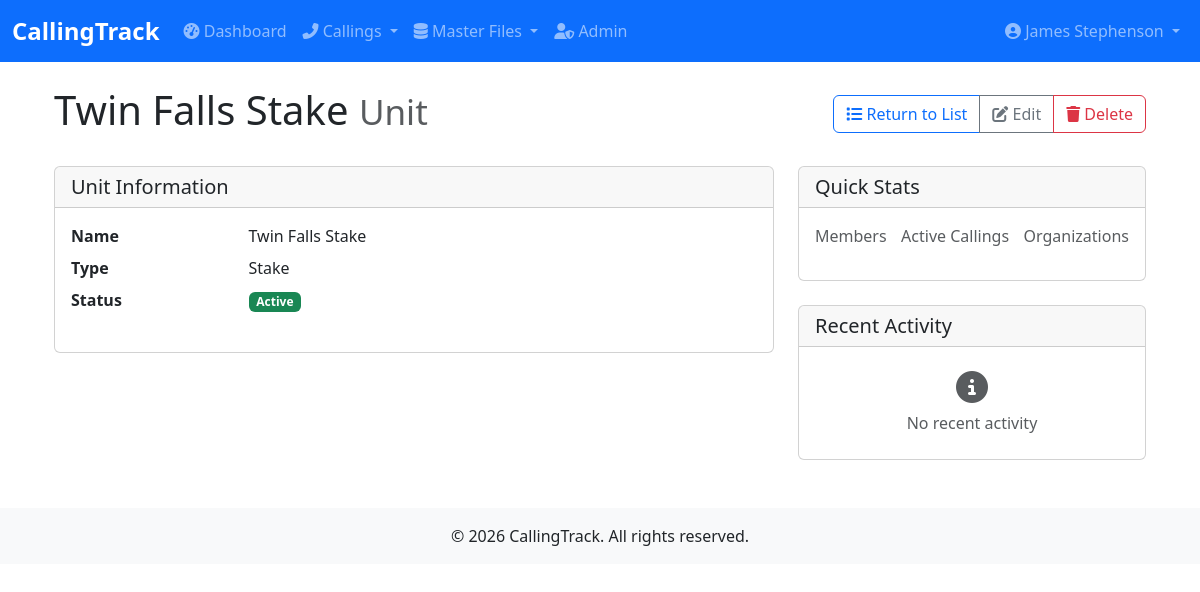
/callings/units/2/ (signed in), run on the app's committed database.
### accounts/models.py (models this page shows, shortened)
class User(AbstractUser):
    email = models.EmailField(_('email address'), unique=True)
    phone = models.CharField(_('phone number'), max_length=20, blank=True)
    class Meta:
        verbose_name = _('user')
        verbose_name_plural = _('users')

### callings/models.py (models this page shows, shortened)
class Unit(models.Model):
    UNIT_TYPES = [
        ('WARD', 'Ward'),
        ('BRANCH', 'Branch'),
        ('STAKE', 'Stake'),
    ]
    name = models.CharField(max_length=100)
    unit_type = models.CharField(max_length=10, choices=UNIT_TYPES)
    parent_unit = models.ForeignKey('self', on_delete=models.SET_NULL, null=True, blank=True, related_name='child_units')
    meeting_time = models.TimeField(null=True, blank=True, help_text="Regular meeting time for this unit")
    location = models.CharField(max_length=200, blank=True, help_text="Physical location of the unit")
    is_active = models.BooleanField(default=True, help_text="Whether this unit is currently active")
    sort_order = models.PositiveSmallIntegerField(
        default=0,
        help_text="Order in which units should be displayed (lower numbers first)"
    )
    created_at = models.DateTimeField(auto_now_add=True)
    updated_at = models.DateTimeField(auto_now=True)
    class Meta:
        ordering = ['sort_order', 'name']

### callings/views.py (the view)
# urls.py: path('units/<int:pk>/', views.UnitDetailView.as_view(), name='unit-detail'),
class UnitDetailView(LoginRequiredMixin, TitleMixin, DetailView):
    model = Unit
    template_name = 'callings/unit/unit_detail.html'
    context_object_name = 'unit'
    def get_title(self):
        return f"Unit: {self.get_object().name}"

### callings/views.py (called while the page is built)
    def get_context_data(self, **kwargs):
        context = super().get_context_data(**kwargs)
        context['title'] = self.get_title()
        return context

### callings/templates/callings/unit/unit_detail.html (shortened to what this page needs)
{% extends 'callings/base.html' %}
{% block content %}
<div class="container">
    <div class="d-flex justify-content-between align-items-center mb-4">
        <h1>{{ object.name }} <small class="text-muted">Unit</small></h1>
        <div class="btn-group" role="group">
            <a href="{% url 'callings:unit-list' %}" class="btn btn-outline-primary">
                <i class="fas fa-list"></i> Return to List
            </a>
            <a href="{% url 'callings:unit-update' object.pk %}" class="btn btn-outline-secondary">
                <i class="fas fa-edit"></i> Edit
            </a>
            <a href="{% url 'callings:unit-delete' object.pk %}" class="btn btn-outline-danger">
                <i class="fas fa-trash"></i> Delete
            </a>
        </div>
    </div>
    <div class="row">
        <div class="col-md-8">
            <div class="card mb-4">
                <div class="card-header">
                    <h5 class="mb-0">Unit Information</h5>
                </div>
                <div class="card-body">
                    <dl class="row">
                        <dt class="col-sm-3">Name</dt>
                        <dd class="col-sm-9">{{ object.name }}</dd>
                        <dt class="col-sm-3">Type</dt>
                        <dd class="col-sm-9">{{ object.get_unit_type_display }}</dd>
                        <dt class="col-sm-3">Status</dt>
                        <dd class="col-sm-9">
                            <span class="badge bg-{% if object.is_active %}success{% else %}secondary{% endif %}">
                                {% if object.is_active %}Active{% else %}Inactive{% endif %}
                            </span>
                        </dd>
                    </dl>
                </div>
            </div>
        </div>
        <div class="col-md-4">
            <div class="card mb-4">
                <div class="card-header">
                    <h5 class="mb-0">Quick Stats</h5>
                </div>
                <div class="card-body">
                    <div class="d-flex justify-content-between mb-3">
                        <div class="text-center">
                            <div class="text-muted">Members</div>
                        </div>
                        <div class="text-center">
                            <div class="text-muted">Active Callings</div>
                        </div>
                        <div class="text-center">
                            <div class="text-muted">Organizations</div>
                        </div>
                    </div>
                </div>
            </div>
            <div class="card">
                <div class="card-header">
                    <h5 class="mb-0">Recent Activity</h5>
                </div>
                <div class="card-body p-0">
                    {% if recent_activity %}
                    <div class="list-group list-group-flush">
                        {% for activity in recent_activity %}
                        <div class="list-group-item
                            {% if 'created' in activity.description %}bg-light{% endif %}
                            {% if 'updated' in activity.description %}bg-light{% endif %}">
                            <div class="d-flex w-100 justify-content-between">
                                <small class="mb-1">{{ activity.description }}</small>
                                <small class="text-muted">{{ activity.timestamp|timesince }} ago</small>
                            </div>
                        </div>
                        {% endfor %}
                    </div>
                    {% else %}
                    <div class="text-center p-4 text-muted">
                        <i class="fas fa-info-circle fa-2x mb-2"></i>
                        <p class="mb-0">No recent activity</p>
                    </div>
                    {% endif %}
                </div>
            </div>
        </div>
    </div>
</div>
{% endblock %}

### callings/templates/callings/base.html (shortened to what this page needs)
<!DOCTYPE html>
{% load static %}
<html lang="en">
<head>
    <link href="https://cdn.jsdelivr.net/npm/bootstrap@5.3.0/dist/css/bootstrap.min.css" rel="stylesheet">
    <link rel="stylesheet" href="https://cdnjs.cloudflare.com/ajax/libs/font-awesome/6.4.0/css/all.min.css">
    <link rel="stylesheet" href="{% static 'css/styles.css' %}">
</head>
<body>
    <nav class="navbar navbar-expand-lg navbar-dark bg-primary">
        <div class="container-fluid">
            <a class="navbar-brand" href="{% url 'dashboard' %}">CallingTrack</a>
            <div class="collapse navbar-collapse" id="navbarNav">
                <ul class="navbar-nav me-auto">
                    <li class="nav-item">
                        <a class="nav-link" href="{% url 'dashboard' %}"><i class="fas fa-tachometer-alt"></i> Dashboard</a>
                    </li>
                    <li class="nav-item dropdown">
                        <a class="nav-link dropdown-toggle" href="#" id="callingsDropdown" role="button" data-bs-toggle="dropdown">
                            <i class="fas fa-phone-alt"></i> Callings
                        </a>
                    </li>
                    <li class="nav-item dropdown">
                        <a class="nav-link dropdown-toggle" href="#" id="masterFilesDropdown" role="button" data-bs-toggle="dropdown">
                            <i class="fas fa-database"></i> Master Files
                        </a>
                    </li>
                    {% if user.is_superuser %}
                    <li class="nav-item">
                        <a class="nav-link" href="/admin/" target="_blank"><i class="fas fa-user-shield"></i> Admin</a>
                    </li>
                    {% endif %}
                </ul>
                <ul class="navbar-nav">
                    {% if user.is_authenticated %}
                    <li class="nav-item dropdown">
                        <a class="nav-link dropdown-toggle" href="#" id="userDropdown" role="button" data-bs-toggle="dropdown">
                            <i class="fas fa-user-circle"></i> {{ user.get_full_name|default:user.username }}
                        </a>
                    </li>
                    {% else %}
                    <li class="nav-item">
                        <a class="nav-link" href="{% url 'login' %}"><i class="fas fa-sign-in-alt"></i> Login</a>
                    </li>
                    {% endif %}
                </ul>
            </div>
        </div>
    </nav>
    <main class="container mt-4">
        {% block content %}{% endblock %}
    </main>
    <footer class="bg-light mt-5 py-3">
        <div class="container text-center">
            <p class="mb-0">&copy; {% now "Y" %} CallingTrack. All rights reserved.</p>
        </div>
    </footer>
</body>
</html>

### static/css/styles.css (style rules this page uses)
body { font-family: 'Segoe UI', Tahoma, Geneva, Verdana, sans-serif; }
.navbar-brand { font-weight: bold; font-size: 1.5rem; }
.btn { border-radius: 0.375rem; font-weight: 500; }

### data on the page
User: get_full_name "James Stephenson"
Unit: name "Twin Falls Stake", unit_type "Stake"
